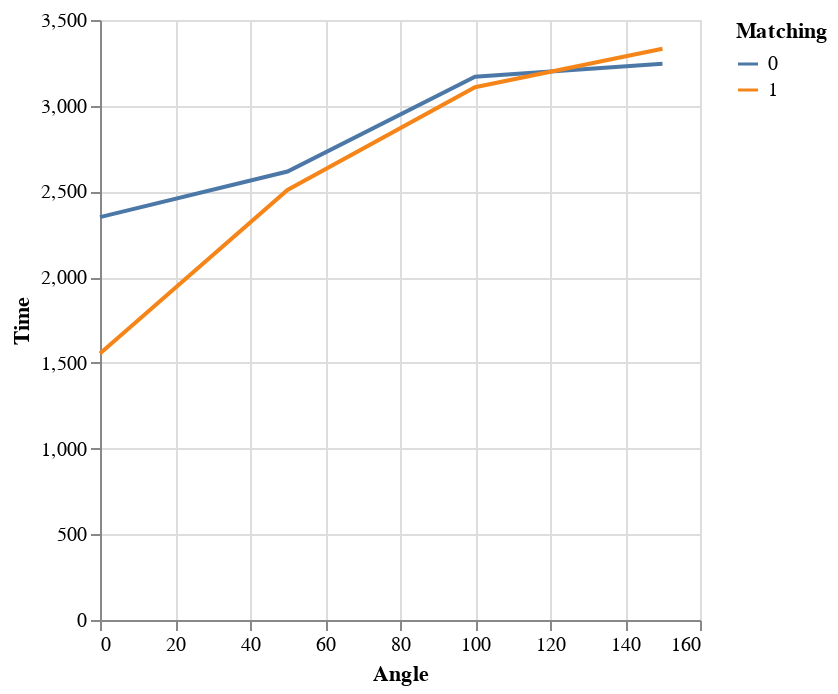

Here is the notebook cell this chart was saved with:
### Code cell
dd = df.groupby(['Angle', 'Matching'])['Time'].mean().reset_index()
alt.Chart(dd.reset_index()).mark_line().encode(
    x='Angle:Q', 
    y='Time:Q',
    color='Matching:N',
)

### Figure 1 — Vega-Lite specification as saved in the notebook (floating-point values rounded to 4 significant figures)
{"config": {"view": {"continuousWidth": 300, "continuousHeight": 300}}, "data": {"name": "data-3a4858547585508140ba7fd03551ac6e"}, "mark": {"type": "line"}, "encoding": {"color": {"field": "Matching", "type": "nominal"}, "x": {"field": "Angle", "type": "quantitative"}, "y": {"field": "Time", "type": "quantitative"}}, "$schema": "https://vega.github.io/schema/vega-lite/v5.8.0.json", "datasets": {"data-3a4858547585508140ba7fd03551ac6e": [{"index": 0, "Angle": 0, "Matching": 0, "Time": 2350.0}, {"index": 1, "Angle": 0, "Matching": 1, "Time": 1555.0}, {"index": 2, "Angle": 50, "Matching": 0, "Time": 2616.0}, {"index": 3, "Angle": 50, "Matching": 1, "Time": 2508.0}, {"index": 4, "Angle": 100, "Matching": 0, "Time": 3169.0}, {"index": 5, "Angle": 100, "Matching": 1, "Time": 3108.0}, {"index": 6, "Angle": 150, "Matching": 0, "Time": 3244.0}, {"index": 7, "Angle": 150, "Matching": 1, "Time": 3333.0}]}}
